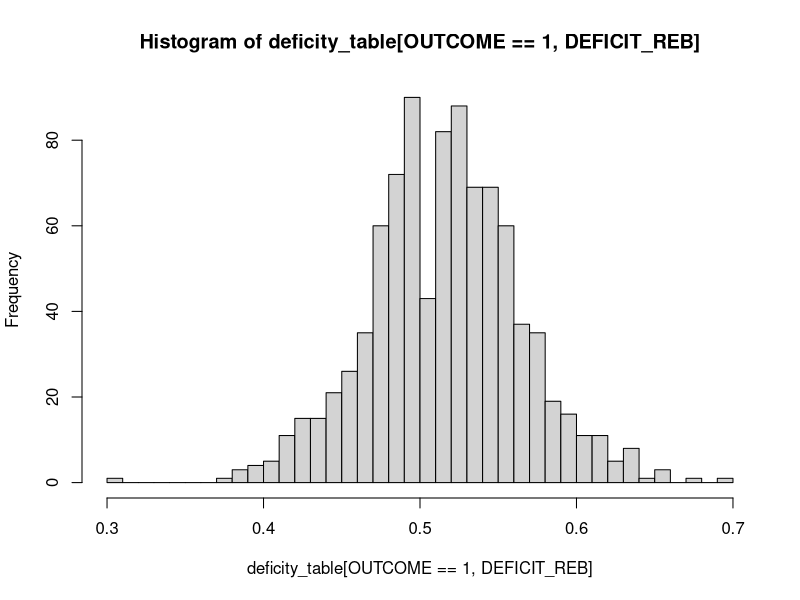

Generate this figure with R: (Note: this script raises an error after producing the figure.)
library(data.table)
library(dplyr)
library(ggplot2)
library(FactoMineR)
library(mclust)

match = fread("all.csv")

deficity_table =match[ ,(grepl("(?:OUTCOME|NAME|DEFICIT)", names(match))), with=F]
hist(deficity_table[OUTCOME==1, DEFICIT_REB], breaks = 50)

deficity_table[,DEFICIT_FGA:=NULL][,DEFICIT_FGM:=NULL][,DEFICIT_REB:=NULL]

#x=PCA(deficity_table[,c(-1,-3)], quanti.sup = 1, ncp = 8 )
# y=prcomp(deficity_table[,c(-1)])

main=deficity_table[, names(deficity_table) %in% c('OUTCOME', 'DEFICIT_FGA', 'DEFICIT_FG2A', 'DEFICIT_REB', 'DEFICIT_OREB'), with=F]
diff=main[seq(2,nrow(main),2),]-main[seq(1,nrow(main)-1,2),]

main_opt=deficity_table[, names(deficity_table) %in% c('OUTCOME', 'DEFICIT_FTM', 'DEFICIT_FTA', 'DEFICIT_PF', 'DEFICIT_TO', 'DEFICIT_STL'), with=F]
diff_opt=main_opt[seq(2,nrow(main_opt),2),]-main_opt[seq(1,nrow(main_opt)-1,2),]
diff_opt[,DEFICIT_PF:=-1*DEFICIT_PF][,DEFICIT_PF:=-1*DEFICIT_PF]
diff_opt=sign(diff_opt)
diff_opt[,SUM:=rowSums(diff_opt[,-1])]
diff_OPT=diff_OPT[abs(SUM)==5,]
